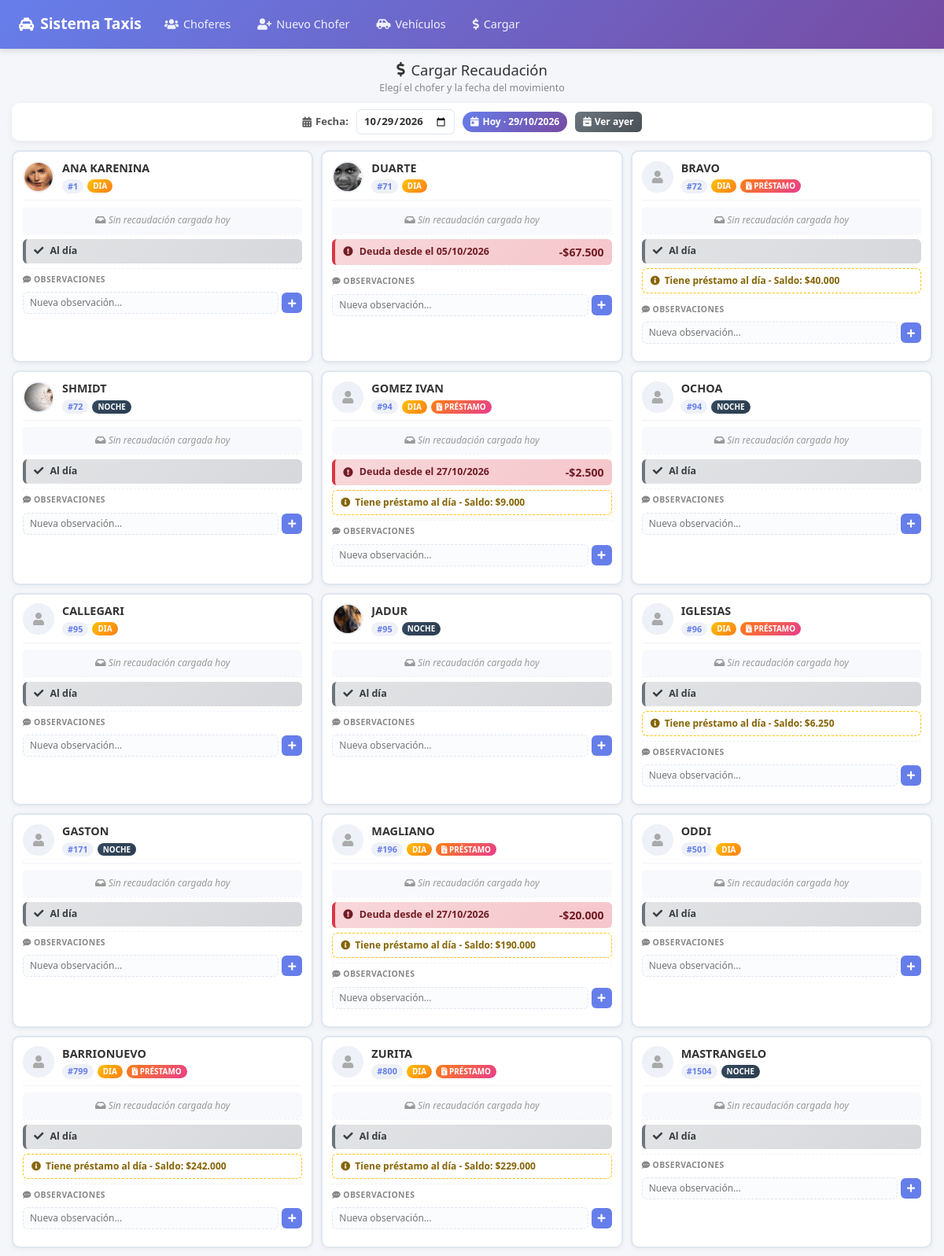
The page /php/cargar_selector.php on the database its author committed.
### tables this page shows
CREATE TABLE `choferes` (
  `id` int(11) NOT NULL AUTO_INCREMENT,
  `nombre` varchar(50) NOT NULL,
  `cel` varchar(15) NOT NULL DEFAULT '',
  `email` varchar(40) NOT NULL DEFAULT '',
  `barrio` varchar(50) NOT NULL DEFAULT '',
  `dir` varchar(50) NOT NULL DEFAULT '',
  `cp` varchar(5) NOT NULL DEFAULT '',
  `foto` varchar(50) DEFAULT NULL,
  `activo` tinyint(1) NOT NULL DEFAULT 1,
  `fecha_alta` date NOT NULL,
  `creado_por` varchar(100) DEFAULT NULL,
  `creado_fecha` datetime DEFAULT NULL,
  `eliminado` tinyint(1) NOT NULL DEFAULT 0,
  `eliminado_por` varchar(100) DEFAULT NULL,
  `eliminado_fecha` datetime DEFAULT NULL,
  PRIMARY KEY (`id`)
);

### php/cargar_selector.php (the view, shortened to what this page needs)
<?php
$con = conexion();
$con->set_charset("utf8mb4");
$tipo_filtro = $_GET['tipo'] ?? '';
$tipos_validos = ['TAXI', 'REMIS', 'ALQUILER', 'BASE'];
if ($tipo_filtro === 'todos') {
    unset($_SESSION['tipo_filtro_actual']);
    $tipo_filtro = '';
} elseif (in_array($tipo_filtro, $tipos_validos)) {
    $_SESSION['tipo_filtro_actual'] = $tipo_filtro;
} elseif (isset($_SESSION['tipo_filtro_actual']) && in_array($_SESSION['tipo_filtro_actual'], $tipos_validos)) {
    $tipo_filtro = $_SESSION['tipo_filtro_actual'];
} else {
    $tipo_filtro = '';
}
$fecha_filtro = $_GET['fecha'] ?? date('Y-m-d');
$fecha_dt = new DateTime($fecha_filtro);
$fecha_mostrar = $fecha_dt->format('d/m/Y');
$es_hoy  = ($fecha_filtro === date('Y-m-d'));
$es_ayer = ($fecha_filtro === date('Y-m-d', strtotime('-1 day')));
if ($es_hoy) {
    $titulo_recauda = "Movimiento de hoy ($fecha_mostrar)";
    $aviso_sin = "Sin recaudación cargada hoy";
} elseif ($es_ayer) {
    $titulo_recauda = "Movimiento de ayer ($fecha_mostrar)";
    $aviso_sin = "Sin recaudación cargada ayer";
} else {
    $titulo_recauda = "Movimiento del $fecha_mostrar";
    $aviso_sin = "Sin recaudación cargada el $fecha_mostrar";
}
$where_tipo = "";
$sql = "
    SELECT
        c.id,
        c.nombre,
        c.cel,
        c.foto,
        a.turno,
        v.movil,
        v.marca,
        v.modelo,
        v.dominio,
        v.km_actuales,
        v.km_guardados,
        v.km_aceite,
        v.km_bujias,
        v.km_grasa,
        v.km_correa,
        COALESCE((
            SELECT SUM(monto) FROM cuenta_corriente
            WHERE chofer_id = c.id AND fecha <= ?
            AND descripcion NOT LIKE '%Pago cuota%'
        ), 0) AS saldo_acumulado,
        (
            SELECT MIN(fecha) FROM cuenta_corriente
            WHERE chofer_id = c.id AND monto < 0 AND fecha <= ?
        ) AS primera_deuda_fecha,
        r.abono_diario  AS r_abono_diario,
        r.total         AS r_total,
        r.mp            AS r_mp,
        r.ft            AS r_ft,
        r.debe          AS r_debe,
        r.id            AS r_id
    FROM choferes c
    LEFT JOIN asignaciones_auto a ON a.chofer_id = c.id AND a.activa = 1
    LEFT JOIN vehiculos v ON v.id = a.vehiculo_id
    LEFT JOIN recauda r ON r.chofer_id = c.id AND r.fecha = ?
    WHERE c.activo = 1 $where_tipo
    ORDER BY v.movil ASC, a.turno ASC, c.nombre ASC
";
$stmt = $con->prepare($sql);
if ($tipo_filtro !== '') {
    $stmt->bind_param("ssss", $fecha_filtro, $fecha_filtro, $fecha_filtro, $tipo_filtro);
} else {
    $stmt->bind_param("sss", $fecha_filtro, $fecha_filtro, $fecha_filtro);
}
$stmt->execute();
$result = $stmt->get_result();
$choferes = $result->fetch_all(MYSQLI_ASSOC);
$prestamos_por_chofer = [];
$res_prestamos = $con->query("
    SELECT pr.id, pr.chofer_id, pr.valor_cuota, pr.monto_total, pr.cuotas, pr.cuotas_pagas, pr.estado, pr.estado_mora,
           COALESCE((SELECT SUM(monto) FROM prestamos_pagos WHERE prestamo_id = pr.id), 0) AS total_pagado
    FROM prestamos pr
    WHERE pr.estado = 'ACTIVO'
");
if ($res_prestamos) {
    while ($pr = $res_prestamos->fetch_assoc()) {
        $prestamos_por_chofer[(int)$pr['chofer_id']][] = $pr;
    }
}
?>
<!doctype html>
<html lang="es">
<head>
    <link rel="stylesheet" href="../css/bootstrap.min.css">
    <link rel="stylesheet" href="../css/all.min.css">
</head>
<body>
    <?php include "menu.php"; ?>
    <div class="page-wrapper">
        <h1 class="page-title">
            <i class="fas fa-dollar-sign"></i> Cargar Recaudación
        </h1>
        <p class="subtitle">Elegí el chofer y la fecha del movimiento</p>
        <div class="fecha-filtro-container">
            <form method="GET" action="cargar_selector.php" style="display: flex; align-items: center; gap: 10px; margin: 0;">
                <label for="fecha"><i class="fas fa-calendar-alt"></i> Fecha:</label>
                <input type="date" id="fecha" name="fecha" value="<?php echo htmlspecialchars($fecha_filtro); ?>" max="<?php echo date('Y-m-d'); ?>" onchange="this.form.submit()">
            </form>
            <?php if ($es_hoy): ?>
                <span class="badge-fecha-actual"><i class="fas fa-calendar-day"></i> Hoy · <?php echo $fecha_mostrar; ?></span>
            <?php elseif ($es_ayer): ?>
                <span class="badge-fecha-actual" style="background: linear-gradient(135deg, #6c757d, #495057);"><i class="fas fa-calendar-minus"></i> Ayer · <?php echo $fecha_mostrar; ?></span>
            <?php else: ?>
                <span class="badge-fecha-actual" style="background: linear-gradient(135deg, #17a2b8, #0dcaf0);"><i class="fas fa-calendar"></i> <?php echo $fecha_mostrar; ?></span>
            <?php endif; ?>
            <?php if (!$es_ayer): ?>
                <a href="cargar_selector.php?fecha=<?php echo date('Y-m-d', strtotime('-1 day')); ?><?php echo $param_nueva; ?><?php echo $tipo_filtro ? '&tipo=' . urlencode($tipo_filtro) : ''; ?>" class="btn-fecha btn-ayer"><i class="fas fa-calendar-minus"></i> Ver ayer</a>
            <?php endif; ?>
        </div>
        <?php if (empty($choferes)): ?>
            <div class="empty-state">
                <i class="fas fa-users-slash"></i>
                <p>No hay choferes activos<?php echo $tipo_filtro ? ' con vehículos de tipo ' . $tipo_filtro : ''; ?>.</p>
                <?php if ($tipo_filtro !== ''): ?>
                    <p><a href="cargar_selector.php?fecha=<?php echo $fecha_filtro; ?><?php echo $param_nueva; ?>">Ver todos los tipos de vehículos</a></p>
                <?php endif; ?>
            </div>
        <?php else: ?>
            <div class="choferes-grid">
                <?php foreach ($choferes as $c):
                    $saldo = floatval($c['saldo_acumulado']);
                    $tieneAuto = !empty($c['movil']);
                    $tieneRecauda = !is_null($c['r_id']);
                    $fecha_deuda = $c['primera_deuda_fecha'] ?? null;
                    $abono_diario = 0;
                    $deposito     = 0;
                    $debe         = 0;
                    $chofer_id_card = (int)$c['id'];
                    $prestamos_chofer = $prestamos_por_chofer[$chofer_id_card] ?? [];
                    $tiene_prestamo = !empty($prestamos_chofer);
                    $tiene_mora = false;
                    $deuda_prestamo = 0;
                    if ($tiene_prestamo) {
                        if (!$tiene_mora) {
                            $deuda_prestamo = floatval($prestamos_chofer[0]['monto_total']) - floatval($prestamos_chofer[0]['total_pagado']);
                        }
                    }
                ?>
                    <div class="chofer-card" data-chofer-card="<?php echo $chofer_id_card; ?>">
                        <a class="link-ficha" href="cargar.php?chofer=<?php echo $chofer_id_card; ?>&fecha=<?php echo urlencode($fecha_filtro); ?><?php echo $param_nueva; ?>">
                            <div class="card-header-chofer">
                                <?php if (!empty($c['foto'])): ?>
                                    <img src="../images/<?php echo htmlspecialchars($c['foto']); ?>" alt="Foto">
                                <?php else: ?>
                                    <div class="sin-foto"><i class="fas fa-user"></i></div>
                                <?php endif; ?>
                                <div class="chofer-datos">
                                    <div class="chofer-nombre"><?php echo htmlspecialchars($c['nombre']); ?></div>
                                    <div class="chofer-meta">
                                        <?php if ($tieneAuto): ?>
                                            <span class="movil-badge">#<?php echo htmlspecialchars($c['movil']); ?></span>
                                            <span class="badge-turno <?php echo ($c['turno'] === 'DIA') ? 'badge-dia' : 'badge-noche'; ?>">
                                                <?php echo htmlspecialchars($c['turno']); ?>
                                            </span>
                                        <?php else: ?>
                                            <span class="sin-auto-badge"><i class="fas fa-exclamation-triangle"></i> Sin auto</span>
                                        <?php endif; ?>
                                        <?php if ($tiene_prestamo): ?>
                                            <span class="prestamo-badge <?php echo $tiene_mora ? 'mora' : 'al-dia'; ?>">
                                                <i class="fas fa-file-invoice-dollar"></i> <?php echo $tiene_mora ? 'MORA' : 'PRÉSTAMO'; ?>
                                            </span>
                                        <?php endif; ?>
                                    </div>
                                </div>
                            </div>
                            <?php if ($tieneRecauda): ?>
                                <div class="recauda-hoy">
                                    <div class="recauda-titulo"><?php echo $titulo_recauda; ?></div>
                                    <div class="recauda-fila fila-abono">
                                        <span class="etiqueta"><i class="fas fa-file-invoice-dollar"></i> Abono diario:</span>
                                        <span class="valor">$<?php echo number_format($abono_diario, 0, ',', '.'); ?></span>
                                    </div>
                                    <div class="recauda-fila">
                                        <span class="etiqueta"><i class="fas fa-hand-holding-usd"></i> Depósito del chofer:</span>
                                        <span class="valor">$<?php echo number_format($deposito, 0, ',', '.'); ?></span>
                                    </div>
                                    <?php if ($debe > 0.001): ?>
                                        <div class="resultado-dia resultado-deuda"><span><i class="fas fa-exclamation-circle icono"></i> DEUDA DEL DÍA</span><span>-$<?php echo number_format($debe, 0, ',', '.'); ?></span></div>
                                    <?php elseif ($debe < -0.001): ?>
                                        <div class="resultado-dia resultado-favor"><span><i class="fas fa-check-circle icono"></i> A FAVOR DEL DÍA</span><span>+$<?php echo number_format(abs($debe), 0, ',', '.'); ?></span></div>
                                    <?php else: ?>
                                        <div class="resultado-dia resultado-neutro"><span><i class="fas fa-check icono"></i> AL DÍA</span><span>$0</span></div>
                                    <?php endif; ?>
                                </div>
                            <?php else: ?>
                                <div class="sin-recauda"><i class="fas fa-inbox"></i> <?php echo $aviso_sin; ?></div>
                            <?php endif; ?>
                            <div class="estado-chofer">
                                <?php if ($saldo < 0): ?>
                                    <div class="estado-badge estado-deuda"><i class="fas fa-exclamation-circle"></i><span>Deuda desde el <?php echo !empty($fecha_deuda) ? date('d/m/Y', strtotime($fecha_deuda)) : '—'; ?></span><span class="estado-monto">-$<?php echo number_format(abs($saldo), 0, ',', '.'); ?></span></div>
                                <?php elseif ($saldo > 0): ?>
                                    <div class="estado-badge estado-favor"><i class="fas fa-check-circle"></i><span>Saldo a favor</span><span class="estado-monto">+$<?php echo number_format($saldo, 0, ',', '.'); ?></span></div>
                                <?php else: ?>
                                    <div class="estado-badge estado-aldia"><i class="fas fa-check"></i><span>Al día</span></div>
                                <?php endif; ?>
                            </div>
                        </a>
                        <?php if ($tiene_prestamo): ?>
                            <?php if ($tiene_mora): ?>
                                <div class="alerta-prestamo mora" style="margin-top: 6px; background: #fff;">
                                    <i class="fas fa-exclamation-triangle"></i>
                                    <span>PRÉSTAMO EN MORA - Saldo: $<?php echo number_format($deuda_prestamo, 0, ',', '.'); ?></span>
                                </div>
                            <?php else: ?>
                                <div class="alerta-prestamo al-dia" style="margin-top: 6px; background: #fff;">
                                    <i class="fas fa-info-circle"></i>
                                    <span>Tiene préstamo al día - Saldo: $<?php echo number_format($deuda_prestamo, 0, ',', '.'); ?></span>
                                </div>
                            <?php endif; ?>
                        <?php endif; ?>
                        <div class="observacion-container" data-chofer="<?php echo $chofer_id_card; ?>">
                            <label class="observacion-label"><i class="fas fa-comment-dots"></i> Observaciones</label>
                            <div class="observacion-nueva">
                                <input type="text" class="observacion-input" data-chofer="<?php echo $chofer_id_card; ?>" placeholder="Nueva observación..." maxlength="500">
                                <button type="button" class="btn-observacion-agregar" title="Agregar observación" data-chofer="<?php echo $chofer_id_card; ?>" data-fecha="<?php echo htmlspecialchars($fecha_filtro); ?>"><i class="fas fa-plus"></i></button>
                            </div>
                            <small class="observacion-estado" data-chofer="<?php echo $chofer_id_card; ?>"></small>
                        </div>
                    </div>
                <?php endforeach; ?>
            </div>
        <?php endif; ?>
    </div>
</body>
</html>

### rows shown on the page
choferes: foto (picture), nombre "ANA KARENINA", movil "1", turno "DIA", shows "Al día"
choferes: foto (picture), nombre "DUARTE", movil "71", turno "DIA", fecha_deuda "05/10/2026", saldo "67.500"
choferes: nombre "BRAVO", movil "72", turno "DIA", shows "PRÉSTAMO", shows "Al día", deuda_prestamo "40.000"
choferes: foto (picture), nombre "SHMIDT", movil "72", turno "NOCHE", shows "Al día"
choferes: nombre "GOMEZ IVAN", movil "94", turno "DIA", shows "PRÉSTAMO", fecha_deuda "27/10/2026", saldo "2.500", deuda_prestamo "9.000"
choferes: nombre "OCHOA", movil "94", turno "NOCHE", shows "Al día"
choferes: nombre "CALLEGARI", movil "95", turno "DIA", shows "Al día"
choferes: foto (picture), nombre "JADUR", movil "95", turno "NOCHE", shows "Al día"
choferes: nombre "IGLESIAS", movil "96", turno "DIA", shows "PRÉSTAMO", shows "Al día", deuda_prestamo "6.250"
choferes: nombre "GASTON", movil "171", turno "NOCHE", shows "Al día"
choferes: nombre "MAGLIANO", movil "196", turno "DIA", shows "PRÉSTAMO", fecha_deuda "27/10/2026", saldo "20.000", deuda_prestamo "190.000"
choferes: nombre "ODDI", movil "501", turno "DIA", shows "Al día"
choferes: nombre "BARRIONUEVO", movil "799", turno "DIA", shows "PRÉSTAMO", shows "Al día", deuda_prestamo "242.000"
choferes: nombre "ZURITA", movil "800", turno "DIA", shows "PRÉSTAMO", shows "Al día", deuda_prestamo "229.000"
choferes: nombre "MASTRANGELO", movil "1504", turno "NOCHE", shows "Al día"
